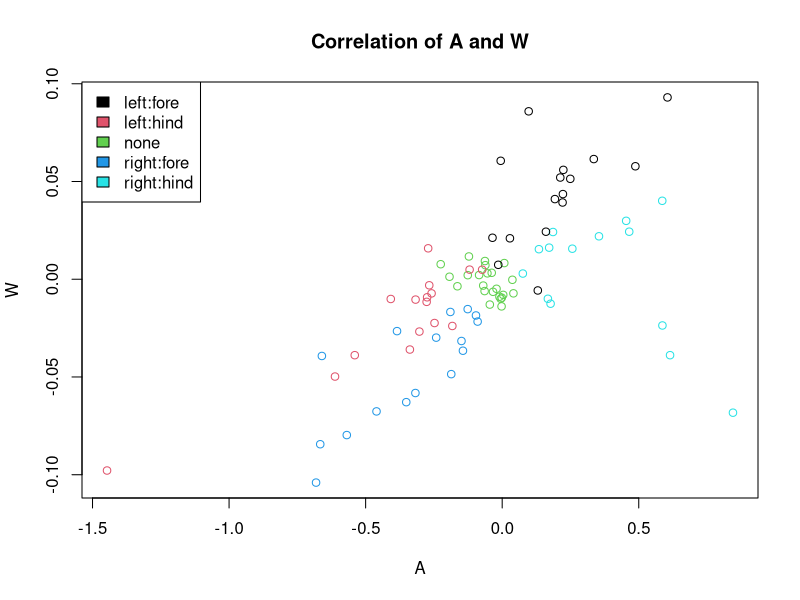
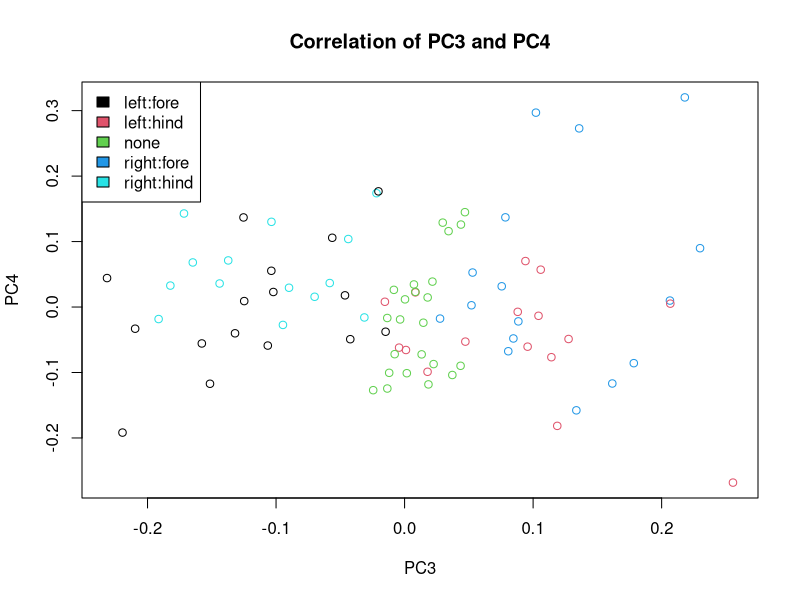
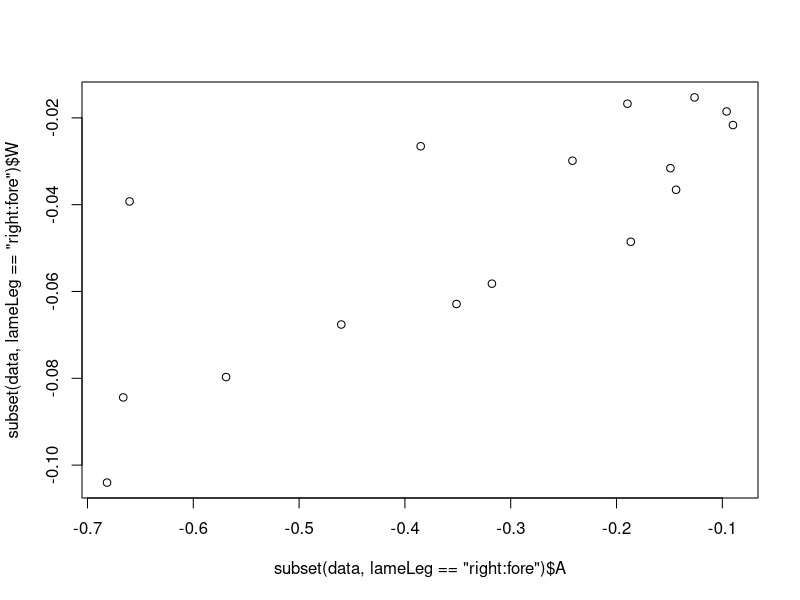
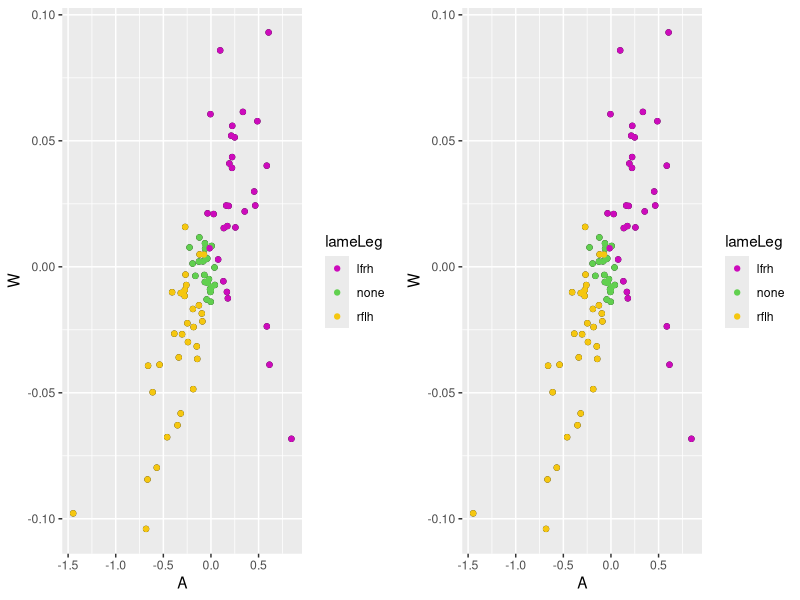

R code for these plots, in order:
setwd("/Users/beheard/Library/CloudStorage/OneDrive-DanmarksTekniskeUniversitet/4. Semester/02445_ProjectStatisticalEvaluation/Project")
setwd("/Users/frederikravnborg/Library/CloudStorage/OneDrive-DanmarksTekniskeUniversitet/DTU-Frederik’s MacBook Pro/ProjStat/Project, Group/ProjStat")

data = read.table("horse_data23.txt")
dDia <- data
for (i in 1:85){
  if(dDia$lameLeg[i] == "right:fore" || dDia$lameLeg[i] == "left:hind"){
    dDia$lameLeg[i] <- "rflh"}
  else if (dDia$lameLeg[i] == "left:fore" || dDia$lameLeg[i] == "right:hind"){
    dDia$lameLeg[i] <- "lfrh"}
}
dDia$lameLeg <- as.factor(dDia$lameLeg)
dDia$horse <- as.factor(dDia$horse)

data$horse = as.factor(data$horse)
data$lameLeg = as.factor(data$lameLeg)
dDia

### DONT FUCK WITH THE COLORS! IT WORKS

#Correlation of AW
plot(data$A, data$W, col = data$lameLeg, main = "Correlation of A and W", xlab = "A", ylab = "W")
legend("topleft", legend = c("left:fore", "left:hind", "none", "right:fore", "right:hind"),fill=c(1,2,3,4,5))

#Correlation of PC3-PC4
plot(data$pc3, data$pc4, col = data$lameLeg, main = "Correlation of PC3 and PC4", xlab = "PC3", ylab = "PC4")
legend("topleft", legend = c("left:fore", "left:hind", "none", "right:fore", "right:hind"),fill=c(1,2,3,4,5))

# Correlation of right:fore and left:hind
plot(subset(data, lameLeg == "right:fore")$A, subset(data, lameLeg == "right:fore")$W)

par(mfrow=c(1,2))
#Correlation of AW
library("ggplot2")
require(gridExtra)

p1 <- ggplot(dDia,aes(x=A, y=W, group=lameLeg)) + geom_point() + geom_point(aes(color=lameLeg)) + scale_color_manual(values=c(6,3,7) )

#Correlation of PC
p2 <- ggplot(dDia,aes(x=pc3, y=pc4, group=lameLeg)) + geom_point() + geom_point(aes(color=lameLeg)) + scale_color_manual(values=c(6,3,7) )

grid.arrange(p1, p1, ncol=2)


